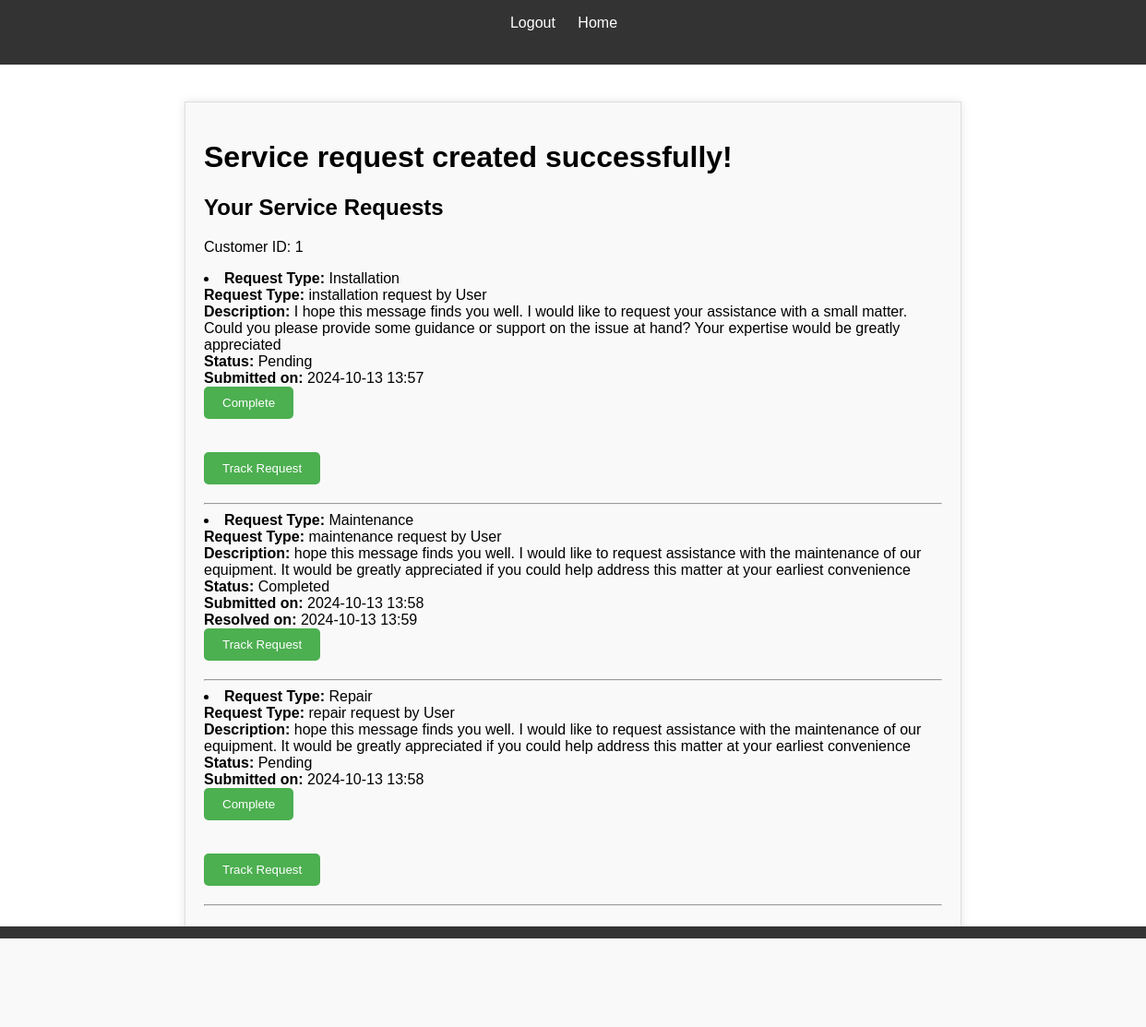
The page /services/admin_request_center/ (signed in) on the database its author committed.
### services/models.py (models this page shows, shortened)
class ServiceRequest(models.Model):
    SERVICE_TYPES = [
        ('installation', 'Installation'),
        ('repair', 'Repair'),
        ('maintenance', 'Maintenance'),
    ]
    customer = models.ForeignKey(Customer, on_delete=models.CASCADE, related_name='service_requests')
    request_type = models.CharField(max_length=20, choices=SERVICE_TYPES)
    description = models.TextField()
    file_attachment = models.FileField(upload_to='attachments/', blank=True, null=True)
    status = models.CharField(max_length=20, default='Pending')
    created_at = models.DateTimeField(auto_now_add=True)
    resolved_at = models.DateTimeField(null=True, blank=True)
    def __str__(self):
        return f"{self.request_type} request by {self.customer.name}"

class Customer(models.Model):
    name = models.CharField(max_length=100)
    email = models.EmailField(unique=True)
    password = models.CharField(max_length=100)
    mobile_no = models.CharField(max_length=15)

### services/views.py (the view)
# urls.py: path('admin_request_center/', views.admin_request_allrequest, name='admin_request_allrequest'),
def admin_request_allrequest(request):
    if ('customer_id' not in request.session) or (request.session.get('customer_id') != 1) :
        messages.error(request, "You are not authorsed to use this service")
        return redirect('/services/')
    customer_id = request.session.get('customer_id')
    try:
        customer = Customer.objects.get(id=customer_id)
    except Customer.DoesNotExist:
        messages.error(request, "Invalid session. Please log in again.")
        return redirect('login')
    service_requests = ServiceRequest.objects.all()
    return render(request, 'services/request_approve.html', {'service_requests': service_requests})

### services/templates/services/request_approve.html (shortened to what this page needs)
<!DOCTYPE html>
<html>
<head>
</head>
<body>
  <nav>
    <ul>
      {% if request.session.customer_id %}
      <li><a href="/services/logout">Logout</a></li>
      {% else %}
    <li><a href="/services/login">Login</a></li>
    <li><a href="/services/create_customer">Register</a></li>
     {% endif %}
    <li><a href="/services/">Home</a></li>
 </ul>
  </nav>
  <div class="container">
   <h1>Service request created successfully!</h1>
   <h2>Your Service Requests</h2>
   {% if service_requests %}
    <p>Customer ID: {{ request.session.customer_id }}</p>
       {% for se_request in service_requests %}
        <li>
          <strong>Request Type:</strong> {{ se_request.get_request_type_display }} <br>
          <strong>Request Type:</strong> {{ se_request }} <br>
          <strong>Description:</strong> {{ se_request.description }} <br>
          <strong>Status:</strong> {{ se_request.status }} <br>
          <strong>Submitted on:</strong> {{ se_request.created_at|date:"Y-m-d H:i" }} <br>
          {% if se_request.resolved_at %}
           <strong>Resolved on:</strong> {{ se_request.resolved_at|date:"Y-m-d H:i" }} <br>
          {% endif %}
          {% if se_request.status == 'Pending'%}
           <form method="post" action="{% url 'complete_service_request' se_request.id %}">
            <button type="submit">Complete</button>
           </form>
          {% endif %}
          <form method="get" action="{% url 'track_service_request' se_request.id %}">
           <button type="submit">Track Request</button>
          </form>
        </li>
        <hr>
       {% endfor %}
   {% else %}
    <p>You have no service requests at the moment.</p>
   {% endif %}
   <br>
   <a href="/services/create_service_request/">Create another request</a>
   <a href="/services/"><button>Home</button></a>
  </div>
  <footer>
    <p>&copy; Bynry Inc (Gas Utility)</p>
   </footer>
</body>
</html>

### services/templates/services/request_approve.html (style rules this page uses)
body { font-family: Arial, sans-serif; margin: 0; padding: 0; min-height: 100vh; position: relative; }
nav { background-color: #333; color: #fff; padding: 1em; text-align: center; }
nav ul { list-style: none; margin: 0; padding: 0; }
nav li { display: inline-block; margin-right: 20px; }
nav a { color: #fff; text-decoration: none; }
.container { max-width: 800px; margin: 40px auto; padding: 20px; background-color: #f9f9f9; border: 1px solid #ddd; box-shadow: 0 0 10px rgba(0, 0, 0, 0.1); }
ul { list-style: none; padding: 0; margin: 0; }
li { margin-bottom: 20px; }
strong { font-weight: bold; }
button[type="submit"] { background-color: #4CAF50; color: #fff; padding: 10px 20px; border: none; border-radius: 5px; cursor: pointer; }
footer { background-color: #333; color: #fff; padding: 1em; text-align: center; position: absolute; bottom: 0; width: 100%; }

### rows shown on the page
ServiceRequest: request_type "Installation", request_type+customer "installation request by User", description "I hope this message finds you well. I would like to request your assistance with a small matter. Could you please provide some guidance or support on the issue at hand? Your expertise would be greatly appreciated", status "Pending", created_at "2024-10-13 13:57", shows "Complete"
ServiceRequest: request_type "Maintenance", request_type+customer "maintenance request by User", description "hope this message finds you well. I would like to request assistance with the maintenance of our equipment. It would be greatly appreciated if you could help address this matter at your earliest convenience", status "Completed", created_at "2024-10-13 13:58", resolved_at "2024-10-13 13:59"
ServiceRequest: request_type "Repair", request_type+customer "repair request by User", description "hope this message finds you well. I would like to request assistance with the maintenance of our equipment. It would be greatly appreciated if you could help address this matter at your earliest convenience", status "Pending", created_at "2024-10-13 13:58", shows "Complete"

### other values the page prints
{{ request.session.customer_id }} "1"
